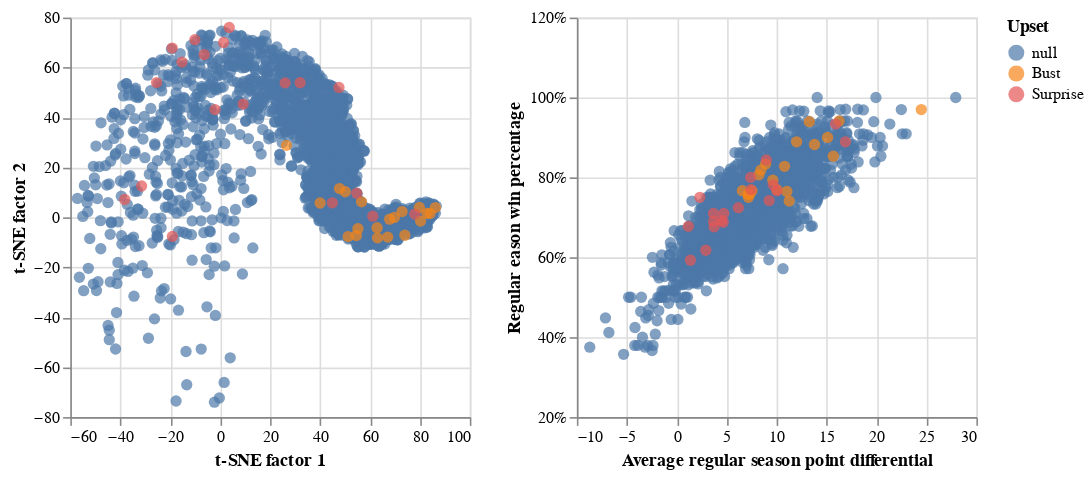

This figure's notebook cell:
### Markdown cell above
One interesting insight below is how significantly different the 1985 Villanova team is from the other tournament winners. Multiple websites ([like this one](https://www.saturdayeveningpost.com/2018/05/10-biggest-underdogs-win-championship/)) list the 1985 Villanova team winning the championship as one of the greatest underdog stories ever. This is far more evident in the t-SNE representation of the embeddings than the plots of win percentage vs. points.

**Can we predict "the upsets"?**

### Code cell
#collapse_hide
colorBy = alt.Color('Upset:N', scale=alt.Scale(scheme='tableau10'))
orderBy = alt.Order('Upset:N', sort='ascending')
base, chart1, chart2 = plot_comparison( df,colorBy, orderBy, axis_ranges)

base.encode(*chart1)  | base.encode(*chart2)

### Figure 1 — Vega-Lite specification as saved in the notebook (floating-point values rounded to 4 significant figures; data arrays with more than 128 entries replaced by an {"elided": "..."} marker saying what was removed)
{"config": {"view": {"continuousWidth": 400, "continuousHeight": 300}}, "hconcat": [{"mark": {"type": "point", "filled": true, "size": 50}, "encoding": {"color": {"condition": {"type": "nominal", "field": "Upset", "scale": {"scheme": "tableau10"}, "selection": "selector055"}, "value": "lightgray"}, "order": {"type": "nominal", "field": "Upset", "sort": "ascending"}, "tooltip": [{"type": "nominal", "field": "TeamName"}, {"type": "nominal", "field": "Seed"}], "x": {"type": "quantitative", "axis": {"title": "t-SNE factor 1"}, "field": "factor1", "scale": {"domain": [-60, 100]}}, "y": {"type": "quantitative", "axis": {"title": "t-SNE factor 2"}, "field": "factor2", "scale": {"domain": [-80, 80]}}}, "height": 250, "selection": {"selector055": {"type": "single", "empty": "all", "fields": ["TeamName"]}, "selector056": {"type": "interval", "bind": "scales", "encodings": ["x", "y"]}}, "width": 250}, {"mark": {"type": "point", "filled": true, "size": 50}, "encoding": {"color": {"condition": {"type": "nominal", "field": "Upset", "scale": {"scheme": "tableau10"}, "selection": "selector055"}, "value": "lightgray"}, "order": {"type": "nominal", "field": "Upset", "sort": "ascending"}, "tooltip": [{"type": "nominal", "field": "TeamName"}, {"type": "nominal", "field": "Seed"}], "x": {"type": "quantitative", "axis": {"title": "Average regular season point differential"}, "field": "RegPoint_diff", "scale": {"domain": [-10, 30]}}, "y": {"type": "quantitative", "axis": {"format": "%", "title": "Regular eason win percentage"}, "field": "RegWins", "scale": {"domain": [0.2, 1.2]}}}, "height": 250, "selection": {"selector055": {"type": "single", "empty": "all", "fields": ["TeamName"]}, "selector056": {"type": "interval", "bind": "scales", "encodings": ["x", "y"]}}, "width": 250}], "data": {"name": "data-01a7f71412c7fc852076ae970e5db49e"}, "$schema": "https://vega.github.io/schema/vega-lite/v4.8.1.json", "datasets": {"data-01a7f71412c7fc852076ae970e5db49e": {"elided": "2286 records"}}}
